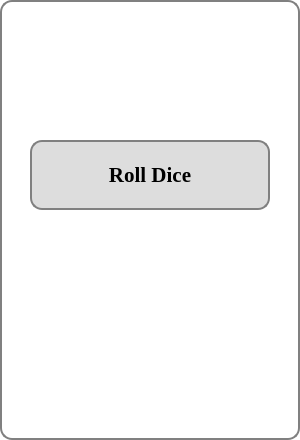
   <widget class="QWidget" name="turn_viewer" native="true">
    <property name="geometry">
     <rect>
      <x>10</x>
      <y>470</y>
      <width>300</width>
      <height>440</height>
     </rect>
    </property>
    <property name="styleSheet">
     <string notr="true">background-color: #ffffff;
border: 2px solid gray;
border-radius: 12px;</string>
    </property>
    <widget class="QLabel" name="turn_name">
     <property name="geometry">
      <rect>
       <x>15</x>
       <y>30</y>
       <width>270</width>
       <height>70</height>
      </rect>
     </property>
     <property name="font">
      <font>
       <family>Times New Roman</family>
       <pointsize>18</pointsize>
       <weight>75</weight>
       <bold>true</bold>
       <kerning>false</kerning>
      </font>
     </property>
     <property name="styleSheet">
      <string notr="true">border: 0 solid rgba(0,0,0,0);</string>
     </property>
     <property name="frameShape">
      <enum>QFrame::NoFrame</enum>
     </property>
     <property name="frameShadow">
      <enum>QFrame::Plain</enum>
     </property>
     <property name="text">
      <string/>
     </property>
     <property name="alignment">
      <set>Qt::AlignCenter</set>
     </property>
     <property name="buddy">
      <cstring></cstring>
     </property>
    </widget>
    <widget class="QPushButton" name="roll_dice">
     <property name="geometry">
      <rect>
       <x>30</x>
       <y>140</y>
       <width>240</width>
       <height>70</height>
      </rect>
     </property>
     <property name="font">
      <font>
       <family>Times New Roman</family>
       <pointsize>16</pointsize>
       <weight>75</weight>
       <bold>true</bold>
      </font>
     </property>
     <property name="styleSheet">
      <string notr="true">background-color: #dddddd;
border: 2px solid gray;
border-radius: 12px;</string>
     </property>
     <property name="text">
      <string>Roll Dice</string>
     </property>
    </widget>
    <widget class="QLabel" name="dice_label">
     <property name="geometry">
      <rect>
       <x>100</x>
       <y>260</y>
       <width>98</width>
       <height>98</height>
      </rect>
     </property>
     <property name="styleSheet">
      <string notr="true">border: 0 solid rgba(0, 0, 0, 0);</string>
     </property>
     <property name="text">
      <string/>
     </property>
     <property name="pixmap">
      <pixmap>ressource/dice_6.png</pixmap>
     </property>
     <property name="alignment">
      <set>Qt::AlignCenter</set>
     </property>
    </widget>
   </widget>
